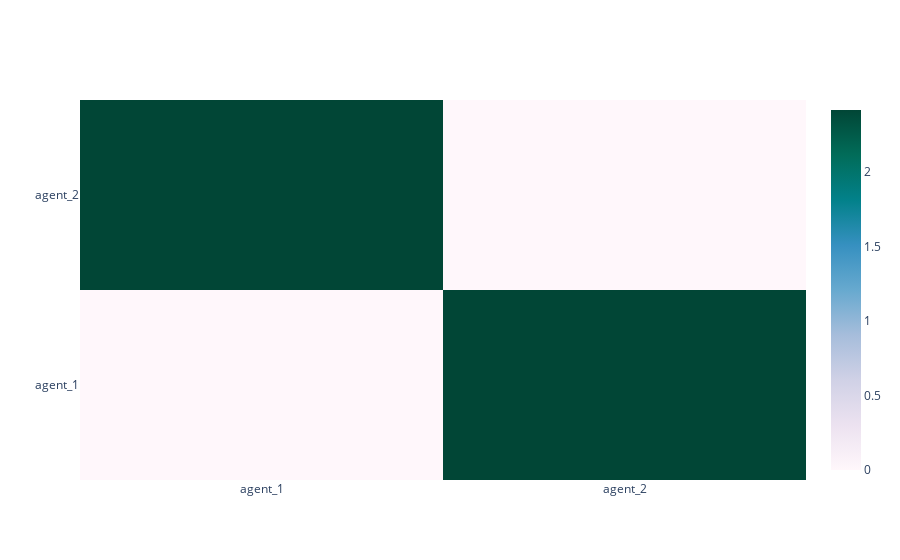

The notebook cell this image was saved under:
### Code cell
fig = heatmap(
    net.similarity_heatmap(),
    x_labels=['agent_'+str(i+1) for i in range(len(net.agents))],
    y_labels=['agent_'+str(i+1) for i in range(len(net.agents))]
)
fig.show()

### Figure 1 — Plotly figure (JSON) as saved in the notebook; plotly's stock layout.template omitted (floating-point values rounded to 4 significant figures)
{"data": [{"colorscale": [[0.0, "rgb(255,247,251)"], [0.125, "rgb(236,226,240)"], [0.25, "rgb(208,209,230)"], [0.375, "rgb(166,189,219)"], [0.5, "rgb(103,169,207)"], [0.625, "rgb(54,144,192)"], [0.75, "rgb(2,129,138)"], [0.875, "rgb(1,108,89)"], [1.0, "rgb(1,70,54)"]], "hoverongaps": false, "x": ["agent_1", "agent_2"], "y": ["agent_1", "agent_2"], "z": [[0.0, 2.415], [2.415, 0.0]], "type": "heatmap"}], "layout": {}}
